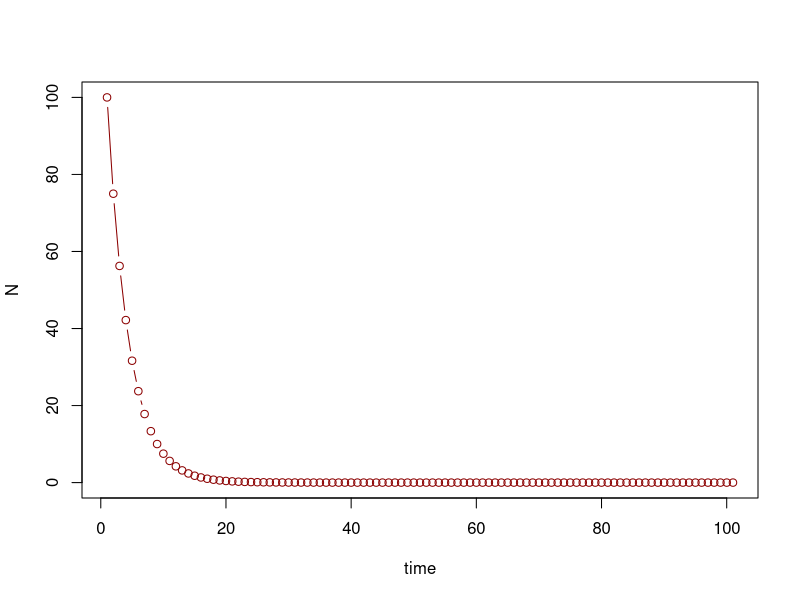
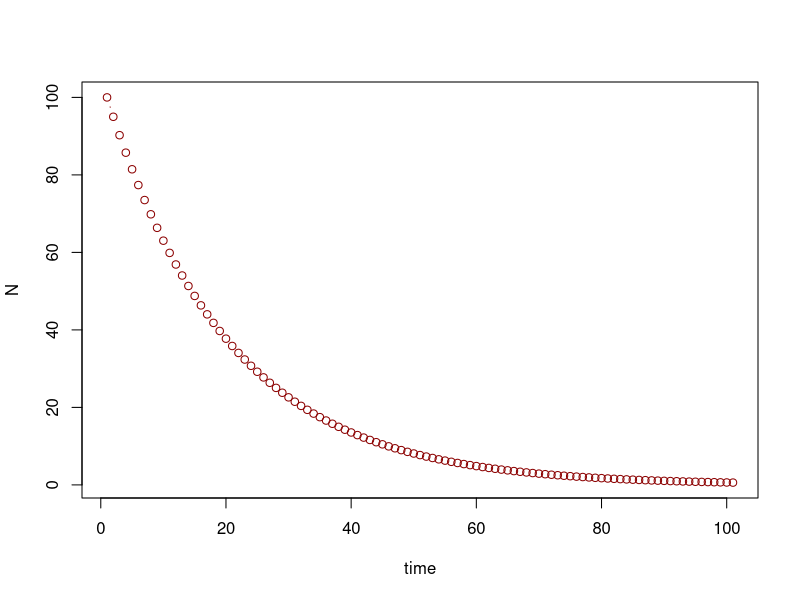
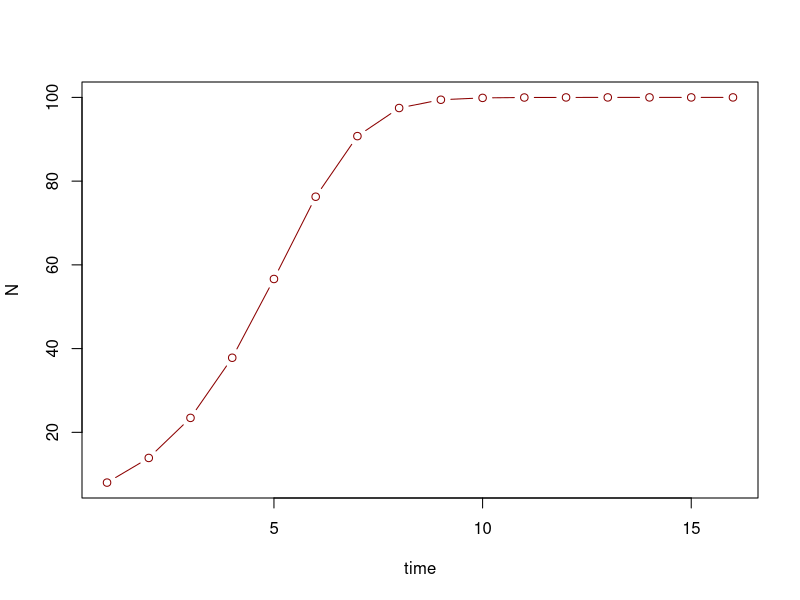
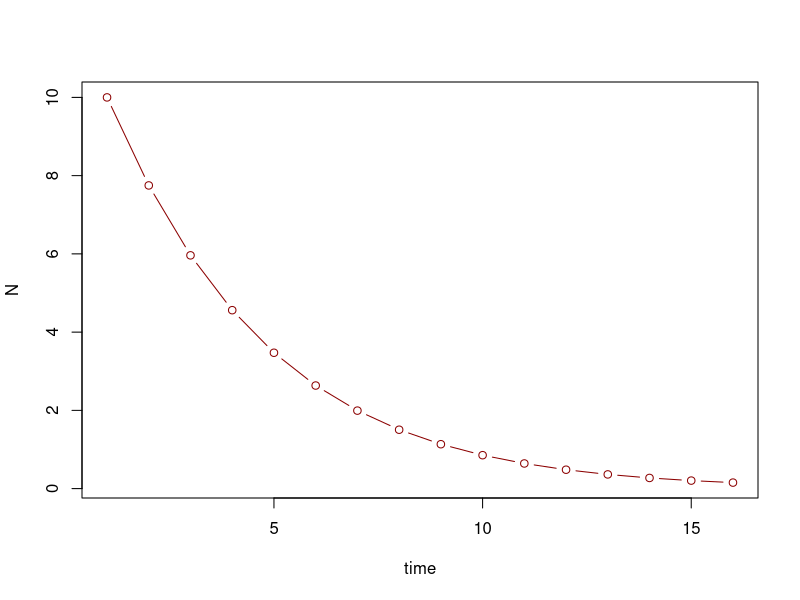
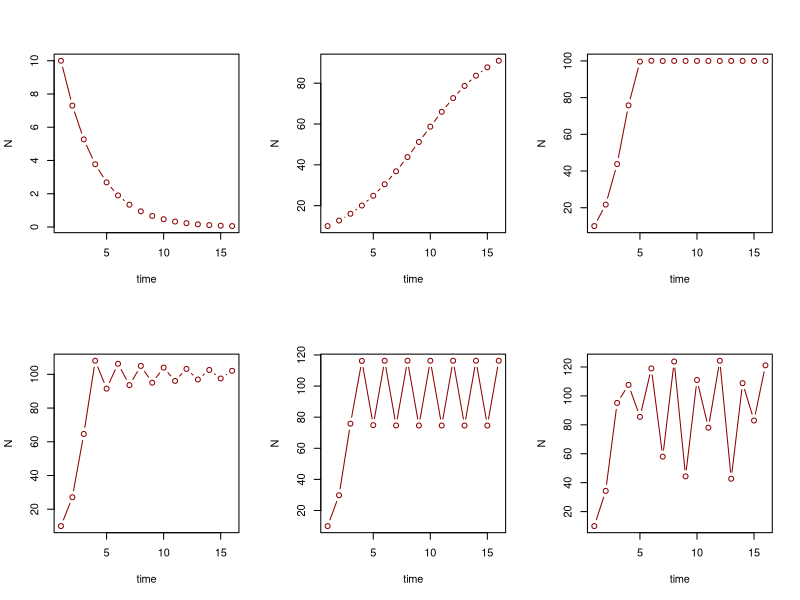
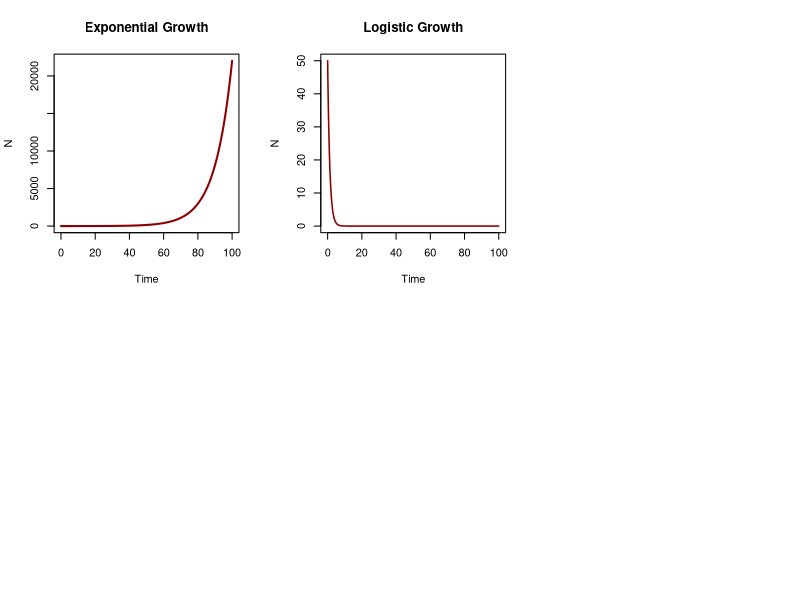

These charts were generated, in order, by the following R code:
setwd("C:/Users/Camila Medeiros/Documents/GitHub")

## Handout Exercises

#3.2.1 Mini-exercise

N0 <- 100
RR <- 0.75
ttMax <- 100 #number of timesteps!

NN <- matrix(NA, nrow=1, ncol=ttMax+1) #this will create a 1x11 matrix with rep NA's.

NN[1] <- N0

for (tt in 1:ttMax) {NN[tt+1] <- RR*NN[tt]} # this will create loops
#over ttMax timesteps, and the model equation will then update NN.

plot(1:(ttMax+1), NN, xlab="time", ylab="N", type="b", col="darkred")

##########################################################

##3.2.2 *Exercise

geometricGrowthFun<- function(N0, RR) {
  NN <- matrix(NA, nrow=1, ncol=ttMax+1) 
  NN[1] <- N0
  for (tt in 1:ttMax) {NN[tt+1] <- RR*NN[tt]}
  plot(1:(ttMax+1), NN, xlab="time", ylab="N", type="b", col="darkred")
}
geometricGrowthFun(N0=100,RR=0.95)

##########################################################

#3.3 Logistic growth in discrete time
N0 <- 8
rr <- 0.8
KK<-100
ttMax <- 15 #number of timesteps!

NN <- matrix(NA, nrow=1, ncol=ttMax+1) #this will create a 1x11 matrix with rep NA's.

NN[1]<-N0
for(tt in 1:ttMax){NN[tt+1]<-NN[tt]*(1+(rr*(1-((NN[tt])/KK))))}
plot(1:(ttMax+1), NN, xlab="time", ylab="N", type="b", col="darkred")


##########################################################

#3.3.1 *Mini-exercise

discreteLogisticFun <- function (N0,rr,KK) {
  NN <- matrix(NA, nrow=1, ncol=ttMax+1)
  NN[1]<-N0
  for(tt in 1:ttMax){NN[tt+1]<-NN[tt]*(1+(rr*(1-((NN[tt])/KK))))}
  plot(1:(ttMax+1), NN, xlab="time", ylab="N", type="b", col="darkred")
}
discreteLogisticFun (N0=10, rr=-0.25, KK=100)


##########################################################

#3.3.2 *Mini-exercise 


rdVec <- c(-0.3, 0.3, 1.3, 1.9, 2.2, 2.7)

  par(mfrow = c(2,3))
  
  for(rr in rdVec){
    discreteLogisticFun (N0=10, rr=rr, KK=100) }
  
##########################################################

# 4.1.1 *Mini-exercise

library(deSolve)
  
expGrowthODE <- function (tt, NN, pars) {
   derivs <- pars['rr']*NN
   return(list(derivs))
  }

init <- 1
tseq <- seq(0, 100, by=0.01)
pars <- c(rr = 0.1)

outputexpGrowthODE <- lsoda(init, tseq, expGrowthODE, pars)
head (outputexpGrowthODE)

plot(outputexpGrowthODE[, 1], outputexpGrowthODE[, 2], col = "darkred", type = "l", lwd = "2", xlab='Time', ylab='N', main='Exponential Growth')

##########################################################

# 4.2.1 *Mini-exercise

library(deSolve)

logGrowthODE <- function (tt, NN, pars) {
  derivs <- pars['rr']*NN
  return(list(derivs))
}

init <- 50
tseq <- seq(0, 100, by=0.01)
pars <- c(rr = -0.8, KK = 100)

logGrowthODE <- lsoda(init, tseq, logGrowthODE, pars)
head (logGrowthODE)

plot(logGrowthODE[, 1], logGrowthODE [, 2], col = "darkred", type = "l", lwd = "1.5", xlab='Time', ylab='N', main='Logistic Growth')
